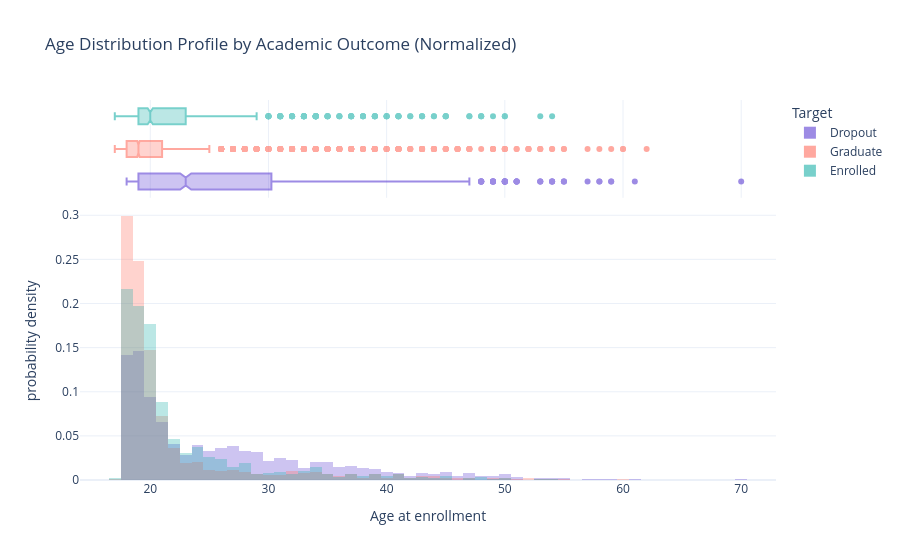

Notebook cell for this chart:
### Code cell
fig = px.histogram(
    df, 
    x="Age at enrollment", 
    color="Target", 
    barmode="overlay",
    histnorm="probability density", # Normalizes the area under the curves
    marginal="box",                # Adds a clean box plot at the top for outliers
    title="Age Distribution Profile by Academic Outcome (Normalized)",
    template="plotly_white",
    color_discrete_sequence=["#5D3FD3", "#FF6F61", "#20B2AA"] # Premium palette
)

# Make the bars semi-transparent so overlaps are beautifully visible
fig.update_traces(opacity=0.6)
fig.show()

### Figure 1 — Plotly figure (JSON) as saved in the notebook; plotly's stock layout.template omitted (floating-point values rounded to 4 significant figures; data arrays with more than 128 entries replaced by an {"elided": "..."} marker saying what was removed)
{"data": [{"bingroup": "x", "histnorm": "probability density", "hovertemplate": "Target=Dropout<br>Age at enrollment=%{x}<br>probability density=%{y}<extra></extra>", "legendgroup": "Dropout", "marker": {"color": "#5D3FD3", "opacity": 0.5, "pattern": {"shape": ""}}, "name": "Dropout", "opacity": 0.6, "orientation": "v", "showlegend": true, "type": "histogram", "x": {"elided": "1421 int values"}, "xaxis": "x", "yaxis": "y"}, {"hovertemplate": "Target=Dropout<br>Age at enrollment=%{x}<extra></extra>", "legendgroup": "Dropout", "marker": {"color": "#5D3FD3"}, "name": "Dropout", "notched": true, "opacity": 0.6, "showlegend": false, "type": "box", "x": {"elided": "1421 int values"}, "xaxis": "x2", "yaxis": "y2"}, {"bingroup": "x", "histnorm": "probability density", "hovertemplate": "Target=Graduate<br>Age at enrollment=%{x}<br>probability density=%{y}<extra></extra>", "legendgroup": "Graduate", "marker": {"color": "#FF6F61", "opacity": 0.5, "pattern": {"shape": ""}}, "name": "Graduate", "opacity": 0.6, "orientation": "v", "showlegend": true, "type": "histogram", "x": {"elided": "2209 int values"}, "xaxis": "x", "yaxis": "y"}, {"hovertemplate": "Target=Graduate<br>Age at enrollment=%{x}<extra></extra>", "legendgroup": "Graduate", "marker": {"color": "#FF6F61"}, "name": "Graduate", "notched": true, "opacity": 0.6, "showlegend": false, "type": "box", "x": {"elided": "2209 int values"}, "xaxis": "x2", "yaxis": "y2"}, {"bingroup": "x", "histnorm": "probability density", "hovertemplate": "Target=Enrolled<br>Age at enrollment=%{x}<br>probability density=%{y}<extra></extra>", "legendgroup": "Enrolled", "marker": {"color": "#20B2AA", "opacity": 0.5, "pattern": {"shape": ""}}, "name": "Enrolled", "opacity": 0.6, "orientation": "v", "showlegend": true, "type": "histogram", "x": {"elided": "794 int values"}, "xaxis": "x", "yaxis": "y"}, {"hovertemplate": "Target=Enrolled<br>Age at enrollment=%{x}<extra></extra>", "legendgroup": "Enrolled", "marker": {"color": "#20B2AA"}, "name": "Enrolled", "notched": true, "opacity": 0.6, "showlegend": false, "type": "box", "x": {"elided": "794 int values"}, "xaxis": "x2", "yaxis": "y2"}], "layout": {"barmode": "overlay", "legend": {"title": {"text": "Target"}, "tracegroupgap": 0}, "title": {"text": "Age Distribution Profile by Academic Outcome (Normalized)"}, "xaxis": {"anchor": "y", "domain": [0, 1], "title": {"text": "Age at enrollment"}}, "xaxis2": {"anchor": "y2", "domain": [0, 1], "matches": "x", "showgrid": true, "showticklabels": false}, "yaxis": {"anchor": "x", "domain": [0, 0.7326], "title": {"text": "probability density"}}, "yaxis2": {"anchor": "x2", "domain": [0.7426, 1], "matches": "y2", "showgrid": false, "showline": false, "showticklabels": false, "ticks": ""}}}
